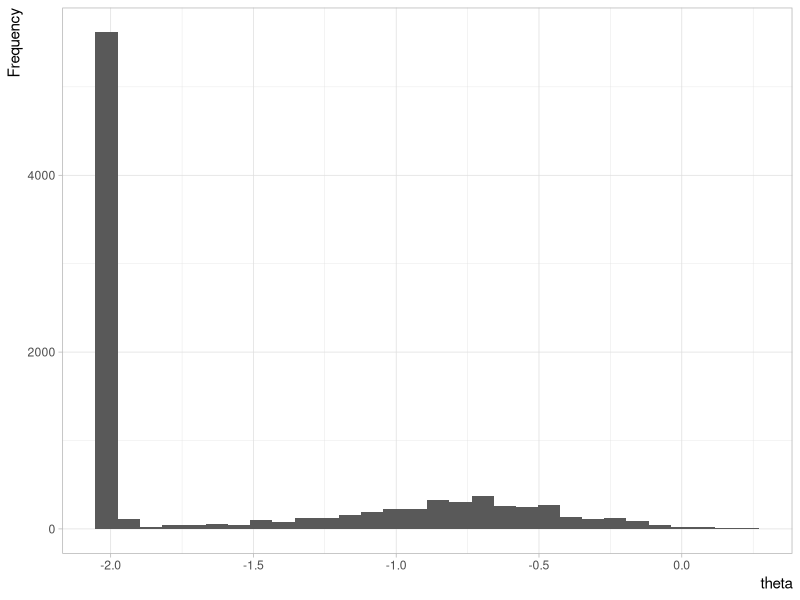

Source code (R):
## ---- chunk 1
knitr::opts_knit$set(root.dir = here::here())
knitr::opts_chunk$set(
  # rows.print = 25,
  # rows.print = 25,
  echo = TRUE,
  # cache = FALSE,
  cache = TRUE,
  include = TRUE,
  fig.show = 'asis',
  fig.align = 'center',
  fig.width = 8,
  # size = "small",
  fig.height = 5,
  # fig.width = 5,
  # out.width = 5,
  # fig.asp = 0.75,
  warning = FALSE,
  message = FALSE
)
## ---- chunk 2
.path_sans_ext <- file.path('hws', 'hw04')
.path_rmd <- paste0(.path_sans_ext, '.Rmd')
# spelling::spell_check_files(.path_rmd)
## ---- chunk 3
library(tidyverse)
format_num <- function(x, digits = 4) {
  fmt <- sprintf('%%.%df', digits)
  sprintf(fmt, x)
}
## ---- chunk 4
library(tidyverse)

# Data, constants, hyperparameters, and helper functions.
y <- c(-2, -3, 4, -7, 0, 4)

n_mcmc_q1 <- 10000L
n_burnin_q1 <- 500L

m <- 2
tau <- 1 / 4


.f_likelihood_1 <- function(y, theta, tau) {
  sqrt(tau) * exp(-0.5 * tau * (y - theta)^2)
}

.f_likelihood_2 <- function(y, theta, tau) {
  sqrt(tau) * exp(-0.5 * tau * sum(y - theta)^2)
}

bl <- function(theta, m) {
  stopifnot(theta <= m || theta >= -m)
  (1 / m) * (cos((pi * theta) / (2 * m))) ^ 2
}

f_prior <- function(theta, .m = m) {
  bl(theta, m = .m)
}

f_proposal <- function(.n = 1, .m = m) { 
  runif(n = .n, min = -.m, max = .m) 
}

# f_likelihood_1 <- function(theta, .y = y, .tau = tau) {
#   sum(.f_likelihood_1(theta, y = y, tau = tau))
# }

f_likelihood_2 <- function(theta, .y = y, .tau = tau) {
  .f_likelihood_2(theta, y = y, tau = tau)
}

f_likelihood <- f_likelihood_2

is_likeinteger <- function(x, tol = .Machine$double.eps^0.5) {
  abs(x - round(x)) < tol
}

## ---- chunk 5
# Main function.
.do_mcmc_mh_q1 <- function(..., n_mcmc = 10000L, n_burnin = 1000L, theta_init = 0) {
  stopifnot(is_likeinteger(n_mcmc))
  if(!is.null(n_burnin)) {
    stopifnot(is_likeinteger(n_burnin))
    stopifnot(n_burnin < n_mcmc)
  }
  cols_mat_mcmc <-
    c(
      'theta_current', 
      'theta_prop',
      'q_current',
      'q_prop',
      'pi_current',
      'pi_prop',
      # 'ratio_num',
      # 'ratio_den',
      'ratio', 
      'rho',
      'u', 
      'is_accepted'
    )
  mat_mcmc <- matrix(nrow = n_mcmc, ncol = length(cols_mat_mcmc))
  colnames(mat_mcmc) <- cols_mat_mcmc
  
  # Step 1 achieved with `.theta_init`.
  theta_current <- theta_init
  for (i in 1:n_mcmc) {
    # Step 2.
    theta_prop <- f_proposal()
    
    # Step 3.
    q_current <- f_prior(theta = theta_current)
    q_prop <- f_prior(theta = theta_prop)
    
    pi_current <- f_likelihood_2(theta = theta_current)
    pi_prop <- f_likelihood_2(theta = theta_prop)
    
    ratio_num <- pi_prop * q_current
    ratio_den <- pi_current * q_prop
    ratio <- ratio_num / ratio_den
    
    u <- runif(n = 1, min = 0, max = 1)
    rho <- min(1, ratio)
    
    # Step 4.
    is_accepted <- 0
    if(u <= rho) {
      theta_current <- theta_prop
      is_accepted <- 1
    } else {
      # NULL
    }
    mat_mcmc[i, ] <- 
      c(
        theta_current,
        theta_prop,
        q_current,
        q_prop,
        pi_current,
        pi_prop,
        # ratio_num,
        # ratio_den,
        ratio,
        rho, 
        u, 
        is_accepted
      )
  }
  res_mcmc <- 
    mat_mcmc %>% 
    as_tibble() %>% 
    mutate(idx = row_number()) %>% 
    select(idx, everything()) %>% 
    mutate_at(vars(is_accepted), ~ifelse(. == 1, TRUE, FALSE))
  
  if(!is.null(n_burnin)) {
    idx_slice <- (n_burnin + 1):nrow(mat_mcmc)
    res_mcmc <- res_mcmc %>% slice(idx_slice) 
  }
  
  res_mcmc
}

do_mcmc_mh_q1 <- function(..., .n_mcmc = n_mcmc_q1, .n_burnin = n_burnin_q1) {
  .do_mcmc_mh_q1(n_mcmc = .n_mcmc, n_burnin = .n_burnin, ...)
}

## ---- chunk 6
res_mcmc_mh_q1 <- do_mcmc_mh_q1()
res_mcmc_mh_q1
## ---- chunk 7
viz_mcmc_mh_q1 <-
  res_mcmc_mh_q1 %>% 
  ggplot() +
  aes(x = theta_current) +
  geom_histogram() +
  theme_light() +
  theme(
    axis.title.x = element_text(hjust = 1),
    axis.title.y = element_text(hjust = 1)
  ) +
  labs(
    # title = '',
    # x = latex2exp::TeX('$\\theta$'),
    x = 'theta',
    y = 'Frequency'
  )
## ---- chunk 8
viz_mcmc_mh_q1
## ---- chunk 9
# Data, constants, hyperparameters, and functions.
y_1 <- c(134, 146, 104, 119, 124, 161, 107, 107, 83, 113, 129, 97, 123)
y_2 <- c(70, 118, 101, 85, 107, 132, 94)

n_mcmc_q2 <- 10000
n_burnin_q2 <- 500

theta_1_0 <- 110
theta_2_0 <- theta_1_0
tau_1_0 <- 1 / 100
tau_2_0 <- tau_1_0
a_1_0 <- 0.01
a_2_0 <- a_1_0
b_1_0 <- 4
b_2_0 <- b_1_0

.compute_mu_new <- function(mu_i, tau_i, mu_0, tau_0, y_sum, n_obs) {
  mu_tau_0 <- mu_0 * tau_0
  mu_rnorm_num <- tau_i * y_sum + mu_tau_0
  mu_rnorm_den <- tau_0 + n_obs * tau_i
  mu_rnorm <- mu_rnorm_num / mu_rnorm_den
  sigma2_rnorm <- 1 / (tau_0 + n_obs * tau_i)
  sigma_rnorm <- sqrt(sigma2_rnorm)
  rnorm(1, mu_rnorm, sigma_rnorm)
}

y_sum_1 <- sum(y_1)
y_sum_2 <- sum(y_2)
n_obs_1 <- length(y_1)
n_obs_2 <- length(y_2)
compute_mu_new_1 <-
  function(mu_i,
           tau_i,
           .mu_0 = theta_1_0,
           .tau_0 = tau_1_0,
           .y_sum = y_sum_1,
           .n_obs = n_obs_1) {
    .compute_mu_new(
      mu_i,
      tau_i,
      mu_0 = .mu_0,
      tau_0 = .tau_0,
      y_sum = .y_sum,
      n_obs = .n_obs
    )
  }

compute_mu_new_2 <-
  function(mu_i,
           tau_i,
           .mu_0 = theta_2_0,
           .tau_0 = tau_2_0,
           .y_sum = y_sum_2,
           .n_obs = n_obs_2) {
    .compute_mu_new(
      mu_i,
      tau_i,
      mu_0 = .mu_0,
      tau_0 = .tau_0,
      y_sum = .y_sum,
      n_obs = .n_obs
    )
  }

.compute_tau_new <- function(mu_new, y, a_0, b_0, n_obs) {
  shape_rgamma <- a_0 + 0.5 * n_obs
  rate_rgamma  <- b_0 + 0.5 * sum((y - mu_new) ^ 2)
  rgamma(1, shape = shape_rgamma, rate = rate_rgamma) 
}

compute_tau_new_1 <-
  function(mu_new,
           .y = y_1,
           .a_0 = a_1_0,
           .b_0 = b_1_0,
           .n_obs = n_obs_1) {
    .compute_tau_new(
      mu_new = mu_new,
      y = .y,
      a_0 = .a_0,
      b_0 = .b_0,
      n_obs = .n_obs
    )
  }

compute_tau_new_2 <-
  function(mu_new,
           .y = y_2,
           .a_0 = a_2_0,
           .b_0 = b_2_0,
           .n_obs = n_obs_2) {
    .compute_tau_new(
      mu_new,
      y = .y,
      a_0 = .a_0,
      b_0 = .b_0,
      n_obs = .n_obs
    )
  }

theta_1_init <- mean(y_1) # theta_1_0
theta_2_init <- mean(y_2) # theta_1_i
tau_1_init <- 1 / sd(y_1) # tau_1_0
tau_2_init <- 1 / sd(y_2) # tau_1_i
## ---- chunk 10
# Main function.
.do_mcmc_gibbs_q2 <-
  function(...,
           n_mcmc = 10000,
           n_burnin = 1000,
           theta_1_init = 0,
           theta_2_init = 0,
           tau_1_init = 1,
           tau_2_init = 1) {
    stopifnot(is_likeinteger(n_mcmc))
    if (!is.null(n_burnin)) {
      stopifnot(is_likeinteger(n_burnin))
      stopifnot(n_burnin < n_mcmc)
    }
    stopifnot(is.numeric(theta_1_init))
    stopifnot(is.numeric(theta_2_init))
    stopifnot(is.numeric(tau_1_init))
    stopifnot(is.numeric(tau_2_init))
    cols_mat_mcmc <- c('theta_1', 'theta_2', 'tau_1', 'tau_2')
    mat_mcmc <- matrix(nrow = n_mcmc, ncol = length(cols_mat_mcmc))
    
    colnames(mat_mcmc) <- cols_mat_mcmc
    theta_1_i <- theta_1_init
    theta_2_i <- theta_2_init
    tau_1_i <- tau_1_init
    tau_2_i <- tau_2_init
    y_1_sum <- sum(y_1)
    y_2_sum <- sum(y_2)
    n_1_obs <- length(y_1)
    n_2_obs <- length(y_2)
    for (i in 1:n_mcmc) {
      theta_1_new <-
        compute_mu_new_1(
          mu_i = theta_1_i,
          tau_i = tau_1_i
        )
      
      theta_2_new <-
        compute_mu_new_2(
          mu_i = theta_2_i,
          tau_i = tau_2_i
        )
      
      tau_1_new <-
        compute_tau_new_1(
          mu_new = theta_1_new
        )
      
      tau_2_new <-
        compute_tau_new_2(
          mu_new = theta_2_new
        )
      mat_mcmc[i,] <-
        c(theta_1_new, theta_2_new, tau_1_new, tau_2_new)
      
      theta_1_i <- theta_1_new
      tau_1_i <- tau_1_new
      theta_2_i <- theta_2_new
      tau_2_i <- tau_2_new
      
    }
    res_mcmc <- tibble::as_tibble(mat_mcmc)
    
    if (!is.null(n_burnin)) {
      idx_slice <- (n_burnin + 1):nrow(mat_mcmc)
      res_mcmc <- res_mcmc %>% slice(idx_slice)
    }
    
    res_mcmc
  }

do_mcmc_gibbs_q2 <-
  function(...,
           .n_mcmc = n_mcmc_q2,
           .n_burnin = n_burnin_q2,
           .theta_1_init = theta_1_init,
           .theta_2_init = theta_2_init,
           .tau_1_init = tau_1_init,
           .tau_2_init = tau_2_init) {
    .do_mcmc_gibbs_q2(
      n_mcmc = .n_mcmc,
      n_burnin = .n_burnin,
      theta_1_iniit = .theta_1_init,
      theta_2_init = .theta_2_init,
      tau_1_init = .tau_1_init,
      tau_2_init = .tau_2_init,
      ...
    )
  }
# undebug(compute_tau_new_1)
# res_mcmc_gibbs_q2 <- do_mcmc_gibbs_q2()
## ---- chunk 11
res_mcmc_gibbs_q2 <- do_mcmc_gibbs_q2()
res_mcmc_gibbs_q2
## ---- chunk 12
res_mcmc_gibbs_q2_calc <-
  res_mcmc_gibbs_q2 %>%
  mutate(
    theta_diff = theta_1 - theta_2
  ) %>% 
  mutate(
    h_0 = ifelse(theta_diff > 0, TRUE, FALSE)
  )

## ---- chunk 13
h_0_q2 <-
  res_mcmc_gibbs_q2_calc %>% 
  summarise(h_0 = sum(h_0), n = n()) %>% 
  mutate(frac = h_0 / n)
h_0_q2
## ---- chunk 14
equi_credible_set_q2 <-
  res_mcmc_gibbs_q2_calc %>% 
  summarise(
    mu = mean(theta_diff), 
    sd = sd(theta_diff)
  ) %>% 
  mutate(
    l = qnorm(0.025, mu, sd),
    u = qnorm(0.975, mu, sd)
  )
equi_credible_set_q2
